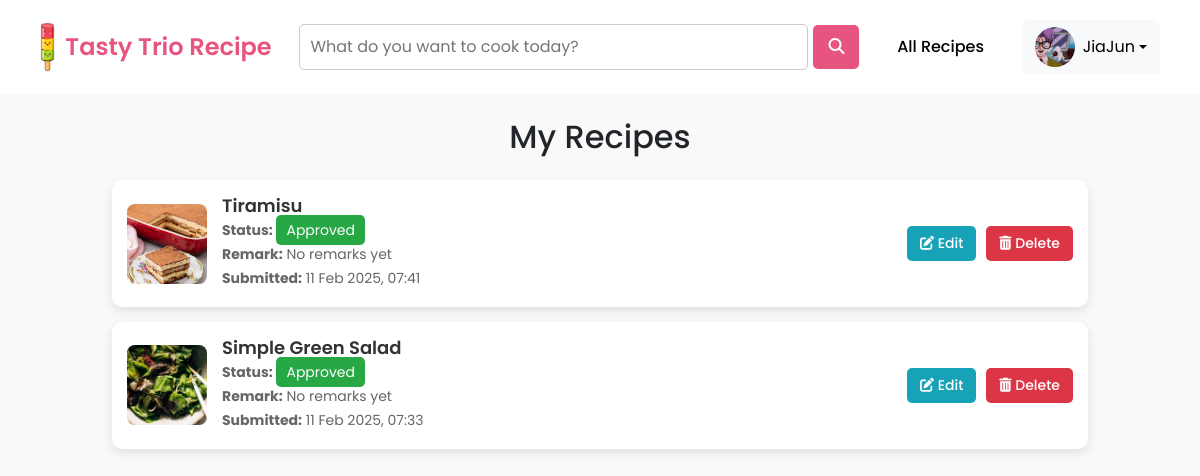
Page /user_recipe.php (signed in) on the earlier database version.
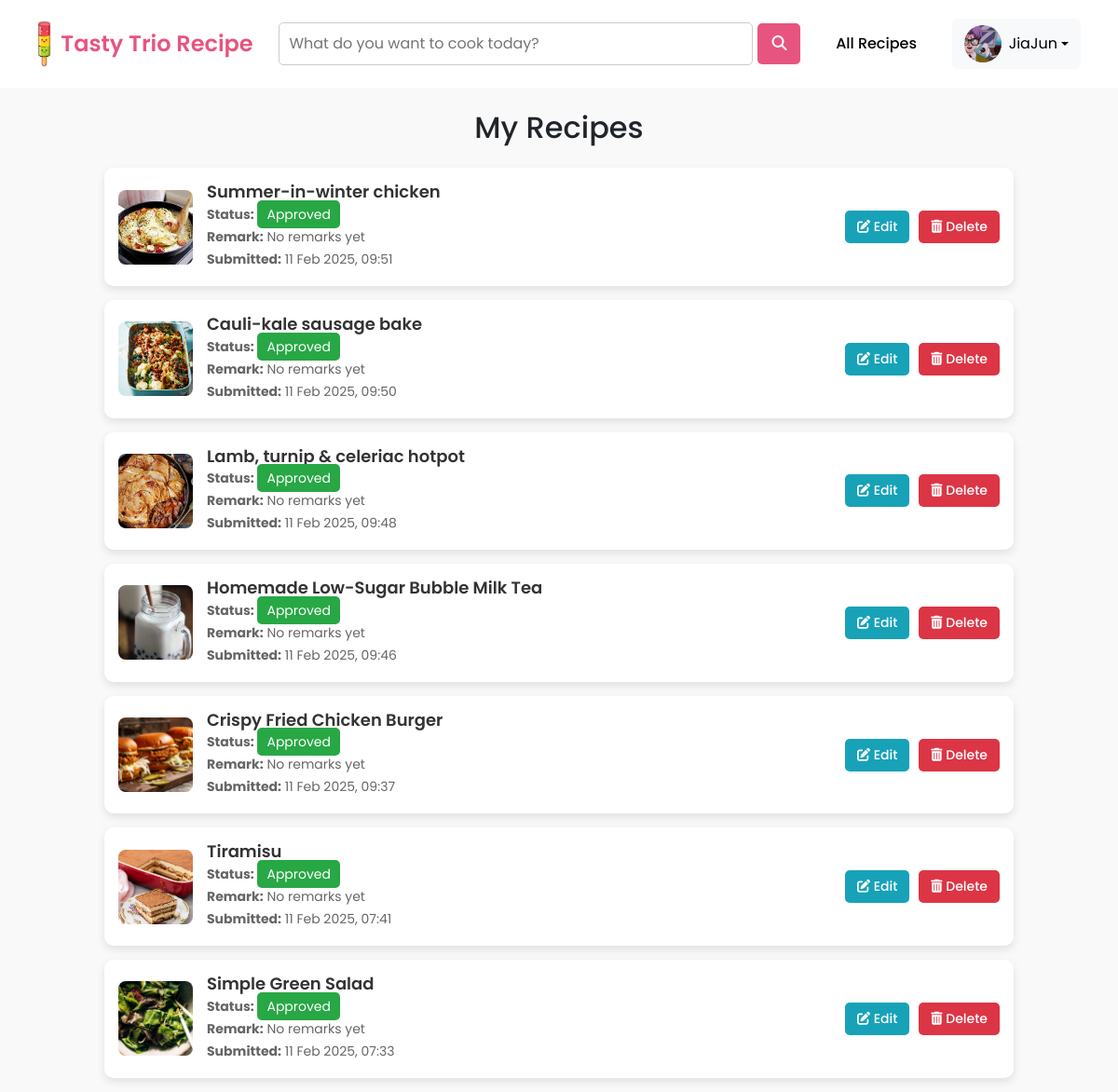
Same page on the later database version.
### tables this page shows
CREATE TABLE `registered_user` (
  `userID` int(11) NOT NULL,
  `userImg` varchar(255) DEFAULT NULL,
  `userName` varchar(255) NOT NULL,
  `userEmail` varchar(255) NOT NULL,
  `userPass` varchar(255) NOT NULL,
  `userBio` text DEFAULT NULL,
  `favID` int(11) DEFAULT NULL,
  `reset_token` varchar(255) DEFAULT NULL,
  `userStatus` enum('Active','Inactive','Banned') NOT NULL DEFAULT 'Active'
);

CREATE TABLE `recipe` (
  `recipeID` int(11) NOT NULL,
  `recipeImg` varchar(255) DEFAULT NULL,
  `recipeName` varchar(255) NOT NULL,
  `recipeIngred` text NOT NULL,
  `recipeDesc` text NOT NULL,
  `recipeDate` timestamp NOT NULL DEFAULT current_timestamp(),
  `recipeStatus` enum('Pending','Approved','Rejected','Re-Submitted') NOT NULL,
  `remark` text DEFAULT NULL,
  `userID` int(11) DEFAULT NULL,
  `diffID` int(11) DEFAULT NULL,
  `typeID` int(11) DEFAULT NULL
);

### user_recipe.php (the view, shortened to what this page needs)
<?php
include 'db.php';
$userID = $_SESSION['userID'];
$userImg = 'uploads/default.png';
$userName = 'Guest';
$userStatus = '';
$query = "SELECT userImg, userName, userEmail, userBio, userStatus FROM registered_user WHERE userID = ?";
$stmt = $conn->prepare($query);
if ($stmt) {
    $stmt->bind_param("i", $userID);
    if ($stmt->execute()) {
        $result = $stmt->get_result();
        if ($result->num_rows > 0) {
            $userData = $result->fetch_assoc();
            $userImg = $userData['userImg'];
            $userName = $userData['userName'];
            $userStatus = $userData['userStatus'];
        }
    }
}
$query = "SELECT recipeID, recipeImg, recipeName, recipeStatus, recipeDate, remark
          FROM recipe
          WHERE userID = ?
          ORDER BY recipeDate DESC";
$stmt = $conn->prepare($query);
$stmt->bind_param("i", $userID);
$stmt->execute();
$result = $stmt->get_result();
?>
<!DOCTYPE html>
<html lang="en">
<head>
    <link rel="stylesheet" href="https://cdn.jsdelivr.net/npm/bootstrap@5.3.0/dist/css/bootstrap.min.css">
    <link rel="stylesheet" href="https://cdnjs.cloudflare.com/ajax/libs/font-awesome/6.4.2/css/all.min.css">
</head>
<body>
<?php include('header.php'); ?>
<div class="container mt-4">
    <h2 class="mb-4 text-center">My Recipes</h2>
    <?php while ($row = $result->fetch_assoc()): ?>
        <div class="recipe-card">
            <img src="<?= !empty($row['recipeImg']) ? htmlspecialchars($row['recipeImg']) : 'uploads/default_recipe.png' ?>"
                 alt="<?= htmlspecialchars($row['recipeName']) ?>">
            <div class="recipe-details">
                <h5><?= htmlspecialchars($row['recipeName']) ?></h5>
                <p>
                    <strong>Status:</strong>
                    <span class="badge-status
                        <?= $row['recipeStatus'] == 'Pending' ? 'badge-pending' : ($row['recipeStatus'] == 'Approved' ? 'badge-approved' : 'badge-rejected') ?>">
                        <?= htmlspecialchars($row['recipeStatus']) ?>
                    </span>
                </p>
                <p><strong>Remark:</strong> <?= !empty($row['remark']) ? htmlspecialchars($row['remark']) : "No remarks yet" ?></p>
                <p><strong>Submitted:</strong> <?= htmlspecialchars(date("d M Y, H:i", strtotime($row['recipeDate']))) ?></p>
            </div>
            <div class="action-buttons">
                <?php if ($userStatus !== 'Banned'): ?>
                    <a href="edit_recipe.php?recipeID=<?= $row['recipeID'] ?>" class="btn edit-btn btn-sm">
                        <i class="fas fa-edit"></i> Edit
                    </a>
                <?php endif; ?>
                <a href="delete_recipe.php?recipeID=<?= $row['recipeID'] ?>" class="btn delete-btn btn-sm"
                   onclick="return confirm('Are you sure you want to delete this recipe?');">
                    <i class="fas fa-trash-alt"></i> Delete
                </a>
            </div>
        </div>
    <?php endwhile; ?>
</div>
</body>
</html>

### header.php (shortened to what this page needs)
<!DOCTYPE html>
<html lang="en">
<head>
</head>
<body>
<header>
    <div class="logo-title">
        <img src="assets/pic/TastyTrioLogo.png" alt="Logo">
        <a href="home.php"><h1>Tasty Trio Recipe</h1></a>
    </div>
    <form action="searchRecipe.php" method="GET" class="search-bar">
        <input type="text" name="query" placeholder="What do you want to cook today?" required>
        <button type="submit"><i class="fas fa-search"></i></button>
    </form>
    <nav class="navbar">
        <a href="eRecipeList.php"> All Recipes</a>
    </nav>
    <div class="profile-dropdown">
        <button class="btn btn-light dropdown-toggle d-flex align-items-center" type="button" id="dropdownMenuButton" data-bs-toggle="dropdown" aria-expanded="false">
            <img src="<?php echo htmlspecialchars($userImg); ?>" alt="Profile">
            <span class="ms-2"><?php echo htmlspecialchars($userName); ?></span>
        </button>
    </div>
</header>
</body>
</html>

### user_recipe.php (style rules this page uses)
body { background-color: #f8f9fa; font-family: 'Poppins', sans-serif; }
.container { max-width: 1000px; margin: auto; }
.recipe-card { background: white; border-radius: 10px; box-shadow: 0 4px 10px rgba(0, 0, 0, 0.1); padding: 15px; display: flex; align-items: center; margin-bottom: 15px; }
.recipe-card img { width: 80px; height: 80px; object-fit: cover; border-radius: 8px; margin-right: 15px; }
.recipe-details { flex-grow: 1; }
.recipe-details h5 { margin: 0; font-size: 18px; font-weight: 600; color: #333; }
.recipe-details p { margin: 3px 0; font-size: 14px; color: #666; }
.badge-status { font-size: 14px; padding: 5px 10px; border-radius: 5px; }
.badge-approved { background-color: #28a745; color: #fff; }
.action-buttons { display: flex; gap: 10px; }
.action-buttons a { text-decoration: none; padding: 6px 12px; border-radius: 5px; font-size: 14px; font-weight: 500; }
.edit-btn { background-color: #17a2b8; color: white; }
.delete-btn { background-color: #dc3545; color: white; }

### header.php (style rules this page uses)
body { font-family: 'Poppins', sans-serif; margin: 0; padding: 0; background-color: #f9f9f9; }
header { display: flex; justify-content: space-between; align-items: center; padding: 20px 40px; background-color: white; }
.logo-title { display: flex; align-items: center; }
.logo-title img { height: 50px; margin-right: 10px; }
.logo-title a { text-decoration: none; }
.logo-title h1 { font-size: 24px; font-weight: 600; margin: 0; color: #E75480; }
.search-bar { display: flex; align-items: center; width: 50%; }
.search-bar input { flex-grow: 1; padding: 10px; border: 1px solid #ccc; border-radius: 5px; font-family: 'Poppins', sans-serif; }
.search-bar button { background-color: #E75480; color: white; border: none; padding: 10px 15px; border-radius: 5px; cursor: pointer; margin-left: 5px; }
.navbar { display: flex; gap: 20px; }
.navbar a { text-decoration: none; color: black; font-weight: 500; padding: 5px 10px; transition: color 0.3s ease, border-bottom 0.3s ease; }
.profile-dropdown { position: relative; display: inline-block; }
.profile-dropdown img { width: 40px; height: 40px; border-radius: 50%; object-fit: cover; cursor: pointer; }

Differences in the rows shown:
added recipe: recipeImg (picture), recipeName "Summer-in-winter chicken", recipeStatus "Approved", shows "No remarks yet", recipeDate "11 Feb 2025, 09:51"
added recipe: recipeImg (picture), recipeName "Cauli-kale sausage bake", recipeStatus "Approved", shows "No remarks yet", recipeDate "11 Feb 2025, 09:50"
added recipe: recipeImg (picture), recipeName "Lamb, turnip & celeriac hotpot", recipeStatus "Approved", shows "No remarks yet", recipeDate "11 Feb 2025, 09:48"
added recipe: recipeImg (picture), recipeName "Homemade Low-Sugar Bubble Milk Tea", recipeStatus "Approved", shows "No remarks yet", recipeDate "11 Feb 2025, 09:46"
added recipe: recipeImg (picture), recipeName "Crispy Fried Chicken Burger", recipeStatus "Approved", shows "No remarks yet", recipeDate "11 Feb 2025, 09:37"
